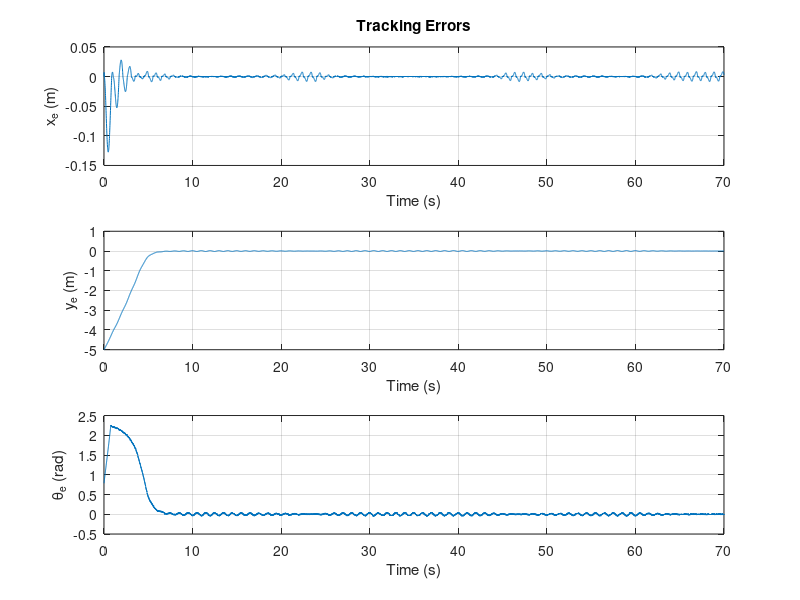
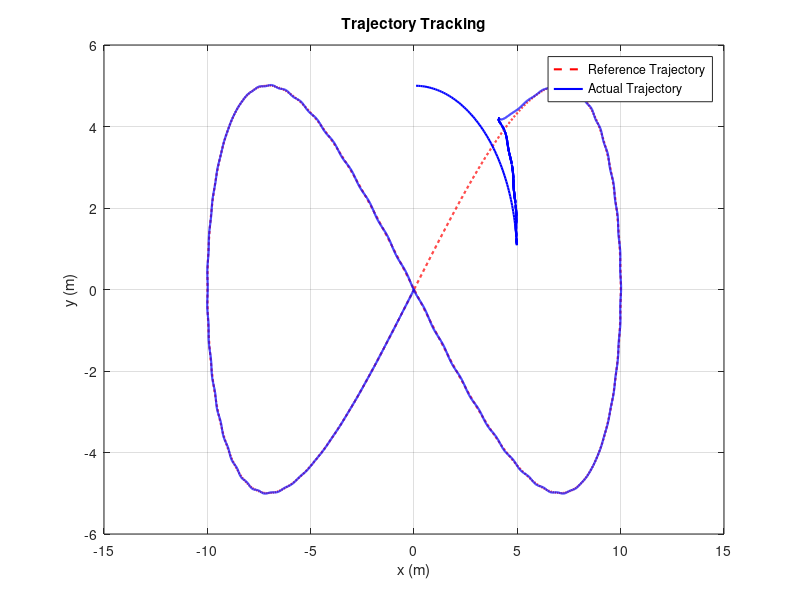
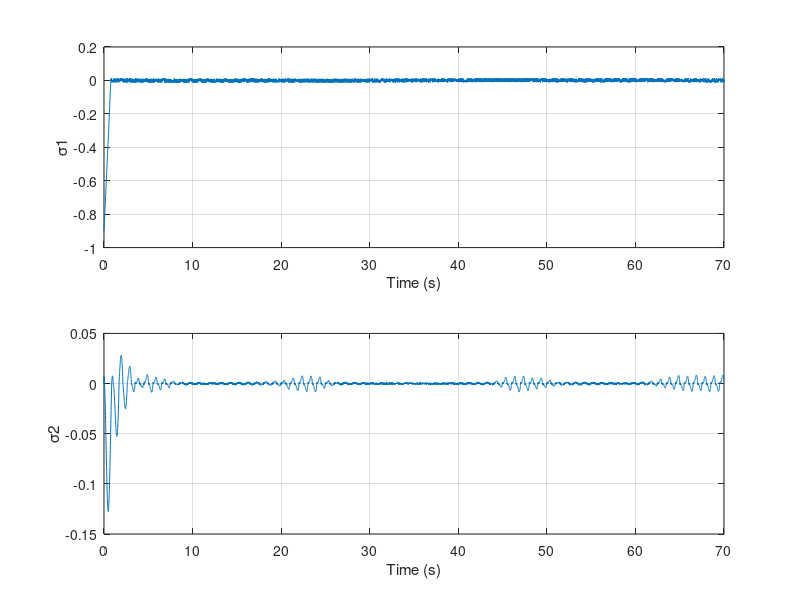
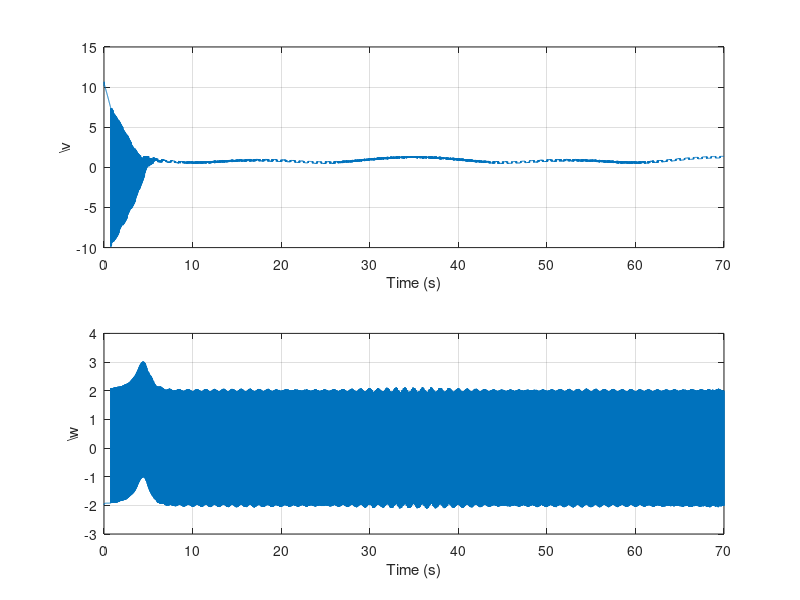

Write MATLAB code to recreate these figures, in order.
% Parameters
r = 0.0315; % Wheel radius (meters)
R = 0.09; % Distance between two wheels (meters)
c1 = 0.6; % Sliding surface parameter
eta1 = 1.2; % Reaching gain for sigma1
eta2 = 0.1; % Reaching gain for sigma2
dt = 0.01; % Time step (seconds)
t_end = 70; % Simulation end time (seconds)
t = 0:dt:t_end; % Time vector


A = 10; % Amplitude of the figure-8 (size of loops)
omega = 2 * pi / t_end; % Angular velocity based on period T
theta = omega * t; % Angle that changes with time
sigma1_list = zeros(1,length(t));
sigma2_list = zeros(1,length(t));
v_list = zeros(1,length(t));
w_list = zeros(1,length(t));

% Reference trajectory parameters
vr_ref = 0.25; % Linear velocity (m/s)
wr_ref = 0.5; % Angular velocity (rad/s)

% Disturbance
disturbance = 0.001 * sin(2 * pi * t);


% Initial conditions
q = [0; 5; 0]; % Initial state [x; y; theta]
qr = [0; 0; pi/4]; % Reference initial state
qe = [0; 0; 0]; % Error state

% Preallocate variables for storing results
q_trajectory = zeros(3, length(t));
q_ref_trajectory = zeros(3, length(t));
qe_trajectory = zeros(3, length(t));

% Simulation loop
for k = 1:length(t)
    % Compute error
    xe = (qr(1) - q(1)) * cos(q(3)) + (qr(2) - q(2)) * sin(q(3));
    ye = -(qr(1) - q(1)) * sin(q(3)) + (qr(2) - q(2)) * cos(q(3));
    theta_e = qr(3) - q(3);
    qe = [xe; ye; theta_e];
    
    % Sliding mode control law
    sigma1 = c1 * theta_e + atan(ye);
    sigma2 = xe;
    Jn = [0, 1/(1 + ye^2), 0; 1, 0, 0];
    E = [0, -(c1 + xe/(1 + ye^2)); -1, ye];
    u = -inv(E) * (Jn * [vr_ref * cos(theta_e); vr_ref * sin(theta_e); wr_ref] ...
        + [eta1 * sign(sigma1); eta2 * sign(sigma2)]);
    v = u(1);
    w = u(2);
    
    % Update state
    q_dot = [v * cos(q(3)); v * sin(q(3)); w];
    disturbance_array = [disturbance(k);disturbance(k);disturbance(k)];
    q = q + q_dot * dt+ disturbance_array;
    

    
    % Calculate the position in the "8" trajectory
    x_ref = A * sin(theta(k)); % Horizontal component
    y_ref = A * sin(2 * theta(k)) / 2; % Vertical component scaled to create "8" shape
    
    % Compute the desired velocity in the "8" shape
    x_dot_ref = A * omega * cos(theta(k));
    y_dot_ref = A * omega * cos(2 * theta(k));

    % Compute the desired acceleration in the "8" shape
    x_ddot_ref = -A * omega^2 * sin(theta(k));
    y_ddot_ref = -2 * A * omega^2 * sin(2 * theta(k));
    
    % Update reference orientation and angular velocity
    vr_ref = sqrt(x_dot_ref^2 + y_dot_ref^2); % Linear velocity
    wr_ref = (x_dot_ref * y_ddot_ref - y_dot_ref * x_ddot_ref) / vr_ref^2; % Angular velocity
    
    % Update the state
    qr_dot = [x_dot_ref; y_dot_ref; wr_ref];
    qr = qr + qr_dot * dt;
    
    % Store data
    q_trajectory(:, k) = q;
    q_ref_trajectory(:, k) = qr;
    qe_trajectory(:, k) = qe;
    sigma1_list(:,k) = sigma1;
    sigma2_list(:,k) = sigma2;
    v_list(:,k) = v;
    w_list(:,k) = w;
end

% Plot results
figure;
subplot(3, 1, 1);
plot(t, qe_trajectory(1, :));
xlabel('Time (s)');
ylabel('x_e (m)');
title('Tracking Errors');
grid on;

subplot(3, 1, 2);
plot(t, qe_trajectory(2, :));
xlabel('Time (s)');
ylabel('y_e (m)');
grid on;

subplot(3, 1, 3);
plot(t, qe_trajectory(3, :));
xlabel('Time (s)');
ylabel('\theta_e (rad)');
grid on;

figure;
plot(q_ref_trajectory(1, :), q_ref_trajectory(2, :), 'r--', 'LineWidth', 1.5);
hold on;
plot(q_trajectory(1, :), q_trajectory(2, :), 'b-', 'LineWidth', 1.5);
xlabel('x (m)');
ylabel('y (m)');
legend('Reference Trajectory', 'Actual Trajectory');
title('Trajectory Tracking');
grid on;
figure;
subplot(2,1,1);
plot(t,sigma1_list(1,:));
xlabel('Time (s)');
ylabel('\sigma1');
grid on;

subplot(2,1,2);
plot(t,sigma2_list(1,:));
xlabel('Time (s)');
ylabel('\sigma2');
grid on;

figure;
subplot(2,1,1);
plot(t,v_list(1,:));
xlabel('Time (s)');
ylabel('\v');
grid on;

subplot(2,1,2);
plot(t,w_list(1,:));
xlabel('Time (s)');
ylabel('\w');
grid on;



